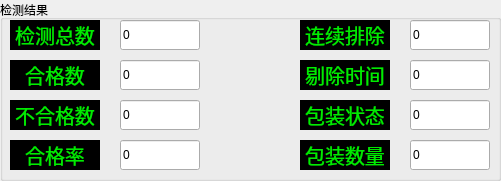
  <widget class="QGroupBox" name="groupBox">
   <property name="geometry">
    <rect>
     <x>10</x>
     <y>630</y>
     <width>501</width>
     <height>181</height>
    </rect>
   </property>
   <property name="title">
    <string>检测结果</string>
   </property>
   <widget class="QLabel" name="label_30">
    <property name="geometry">
     <rect>
      <x>10</x>
      <y>20</y>
      <width>90</width>
      <height>30</height>
     </rect>
    </property>
    <property name="font">
     <font>
      <family>宋体</family>
      <pointsize>15</pointsize>
      <weight>9</weight>
      <italic>false</italic>
      <bold>false</bold>
     </font>
    </property>
    <property name="styleSheet">
     <string notr="true">background-color: rgb(0, 0, 0);
color : #00EC00;
font: 75 15pt &quot;宋体&quot;;</string>
    </property>
    <property name="text">
     <string>检测总数</string>
    </property>
    <property name="alignment">
     <set>Qt::AlignCenter</set>
    </property>
   </widget>
   <widget class="QLabel" name="label_31">
    <property name="geometry">
     <rect>
      <x>10</x>
      <y>60</y>
      <width>90</width>
      <height>30</height>
     </rect>
    </property>
    <property name="font">
     <font>
      <family>宋体</family>
      <pointsize>15</pointsize>
      <weight>9</weight>
      <italic>false</italic>
      <bold>false</bold>
     </font>
    </property>
    <property name="styleSheet">
     <string notr="true">background-color: rgb(0, 0, 0);
color : #00EC00;
font: 75 15pt &quot;宋体&quot;;</string>
    </property>
    <property name="text">
     <string>合格数</string>
    </property>
    <property name="alignment">
     <set>Qt::AlignCenter</set>
    </property>
   </widget>
   <widget class="QLabel" name="label_32">
    <property name="geometry">
     <rect>
      <x>10</x>
      <y>100</y>
      <width>90</width>
      <height>30</height>
     </rect>
    </property>
    <property name="font">
     <font>
      <family>宋体</family>
      <pointsize>15</pointsize>
      <weight>9</weight>
      <italic>false</italic>
      <bold>false</bold>
     </font>
    </property>
    <property name="styleSheet">
     <string notr="true">background-color: rgb(0, 0, 0);
color : #00EC00;
font: 75 15pt &quot;宋体&quot;;</string>
    </property>
    <property name="text">
     <string>不合格数</string>
    </property>
    <property name="alignment">
     <set>Qt::AlignCenter</set>
    </property>
   </widget>
   <widget class="QLabel" name="label_33">
    <property name="geometry">
     <rect>
      <x>10</x>
      <y>140</y>
      <width>90</width>
      <height>30</height>
     </rect>
    </property>
    <property name="font">
     <font>
      <family>宋体</family>
      <pointsize>15</pointsize>
      <weight>9</weight>
      <italic>false</italic>
      <bold>false</bold>
     </font>
    </property>
    <property name="styleSheet">
     <string notr="true">background-color: rgb(0, 0, 0);
color : #00EC00;
font: 75 15pt &quot;宋体&quot;;</string>
    </property>
    <property name="text">
     <string>合格率</string>
    </property>
    <property name="alignment">
     <set>Qt::AlignCenter</set>
    </property>
   </widget>
   <widget class="QLineEdit" name="sumEdit_27">
    <property name="geometry">
     <rect>
      <x>120</x>
      <y>140</y>
      <width>80</width>
      <height>30</height>
     </rect>
    </property>
    <property name="text">
     <string>0</string>
    </property>
    <property name="alignment">
     <set>Qt::AlignLeading|Qt::AlignLeft|Qt::AlignVCenter</set>
    </property>
    <property name="readOnly">
     <bool>true</bool>
    </property>
   </widget>
   <widget class="QLineEdit" name="sumEdit_28">
    <property name="geometry">
     <rect>
      <x>120</x>
      <y>20</y>
      <width>80</width>
      <height>30</height>
     </rect>
    </property>
    <property name="text">
     <string>0</string>
    </property>
    <property name="alignment">
     <set>Qt::AlignLeading|Qt::AlignLeft|Qt::AlignVCenter</set>
    </property>
    <property name="readOnly">
     <bool>true</bool>
    </property>
   </widget>
   <widget class="QLineEdit" name="sumEdit_29">
    <property name="geometry">
     <rect>
      <x>120</x>
      <y>100</y>
      <width>80</width>
      <height>30</height>
     </rect>
    </property>
    <property name="text">
     <string>0</string>
    </property>
    <property name="alignment">
     <set>Qt::AlignLeading|Qt::AlignLeft|Qt::AlignVCenter</set>
    </property>
    <property name="readOnly">
     <bool>true</bool>
    </property>
   </widget>
   <widget class="QLineEdit" name="sumEdit_30">
    <property name="geometry">
     <rect>
      <x>120</x>
      <y>60</y>
      <width>80</width>
      <height>30</height>
     </rect>
    </property>
    <property name="text">
     <string>0</string>
    </property>
    <property name="alignment">
     <set>Qt::AlignLeading|Qt::AlignLeft|Qt::AlignVCenter</set>
    </property>
    <property name="readOnly">
     <bool>true</bool>
    </property>
   </widget>
   <widget class="QLineEdit" name="sumEdit_31">
    <property name="geometry">
     <rect>
      <x>410</x>
      <y>140</y>
      <width>80</width>
      <height>30</height>
     </rect>
    </property>
    <property name="text">
     <string>0</string>
    </property>
    <property name="alignment">
     <set>Qt::AlignLeading|Qt::AlignLeft|Qt::AlignVCenter</set>
    </property>
    <property name="readOnly">
     <bool>true</bool>
    </property>
   </widget>
   <widget class="QLabel" name="label_34">
    <property name="geometry">
     <rect>
      <x>300</x>
      <y>100</y>
      <width>90</width>
      <height>30</height>
     </rect>
    </property>
    <property name="font">
     <font>
      <family>宋体</family>
      <pointsize>15</pointsize>
      <weight>9</weight>
      <italic>false</italic>
      <bold>false</bold>
     </font>
    </property>
    <property name="styleSheet">
     <string notr="true">background-color: rgb(0, 0, 0);
color : #00EC00;
font: 75 15pt &quot;宋体&quot;;</string>
    </property>
    <property name="text">
     <string>包装状态</string>
    </property>
    <property name="alignment">
     <set>Qt::AlignCenter</set>
    </property>
   </widget>
   <widget class="QLabel" name="label_35">
    <property name="geometry">
     <rect>
      <x>300</x>
      <y>140</y>
      <width>90</width>
      <height>30</height>
     </rect>
    </property>
    <property name="font">
     <font>
      <family>宋体</family>
      <pointsize>15</pointsize>
      <weight>9</weight>
      <italic>false</italic>
      <bold>false</bold>
     </font>
    </property>
    <property name="styleSheet">
     <string notr="true">background-color: rgb(0, 0, 0);
color : #00EC00;
font: 75 15pt &quot;宋体&quot;;</string>
    </property>
    <property name="text">
     <string>包装数量</string>
    </property>
    <property name="alignment">
     <set>Qt::AlignCenter</set>
    </property>
   </widget>
   <widget class="QLineEdit" name="sumEdit_32">
    <property name="geometry">
     <rect>
      <x>410</x>
      <y>100</y>
      <width>80</width>
      <height>30</height>
     </rect>
    </property>
    <property name="text">
     <string>0</string>
    </property>
    <property name="alignment">
     <set>Qt::AlignLeading|Qt::AlignLeft|Qt::AlignVCenter</set>
    </property>
    <property name="readOnly">
     <bool>true</bool>
    </property>
   </widget>
   <widget class="QLineEdit" name="sumEdit_33">
    <property name="geometry">
     <rect>
      <x>410</x>
      <y>20</y>
      <width>80</width>
      <height>30</height>
     </rect>
    </property>
    <property name="text">
     <string>0</string>
    </property>
    <property name="alignment">
     <set>Qt::AlignLeading|Qt::AlignLeft|Qt::AlignVCenter</set>
    </property>
    <property name="readOnly">
     <bool>true</bool>
    </property>
   </widget>
   <widget class="QLineEdit" name="sumEdit_34">
    <property name="geometry">
     <rect>
      <x>410</x>
      <y>60</y>
      <width>80</width>
      <height>30</height>
     </rect>
    </property>
    <property name="text">
     <string>0</string>
    </property>
    <property name="alignment">
     <set>Qt::AlignLeading|Qt::AlignLeft|Qt::AlignVCenter</set>
    </property>
    <property name="readOnly">
     <bool>true</bool>
    </property>
   </widget>
   <widget class="QLabel" name="label_36">
    <property name="geometry">
     <rect>
      <x>300</x>
      <y>20</y>
      <width>90</width>
      <height>30</height>
     </rect>
    </property>
    <property name="font">
     <font>
      <family>宋体</family>
      <pointsize>15</pointsize>
      <weight>9</weight>
      <italic>false</italic>
      <bold>false</bold>
     </font>
    </property>
    <property name="styleSheet">
     <string notr="true">background-color: rgb(0, 0, 0);
color : #00EC00;
font: 75 15pt &quot;宋体&quot;;</string>
    </property>
    <property name="text">
     <string>连续排除</string>
    </property>
    <property name="alignment">
     <set>Qt::AlignCenter</set>
    </property>
   </widget>
   <widget class="QLabel" name="label_37">
    <property name="geometry">
     <rect>
      <x>300</x>
      <y>60</y>
      <width>90</width>
      <height>30</height>
     </rect>
    </property>
    <property name="font">
     <font>
      <family>宋体</family>
      <pointsize>15</pointsize>
      <weight>9</weight>
      <italic>false</italic>
      <bold>false</bold>
     </font>
    </property>
    <property name="styleSheet">
     <string notr="true">background-color: rgb(0, 0, 0);
color : #00EC00;
font: 75 15pt &quot;宋体&quot;;</string>
    </property>
    <property name="text">
     <string>剔除时间</string>
    </property>
    <property name="alignment">
     <set>Qt::AlignCenter</set>
    </property>
   </widget>
  </widget>
